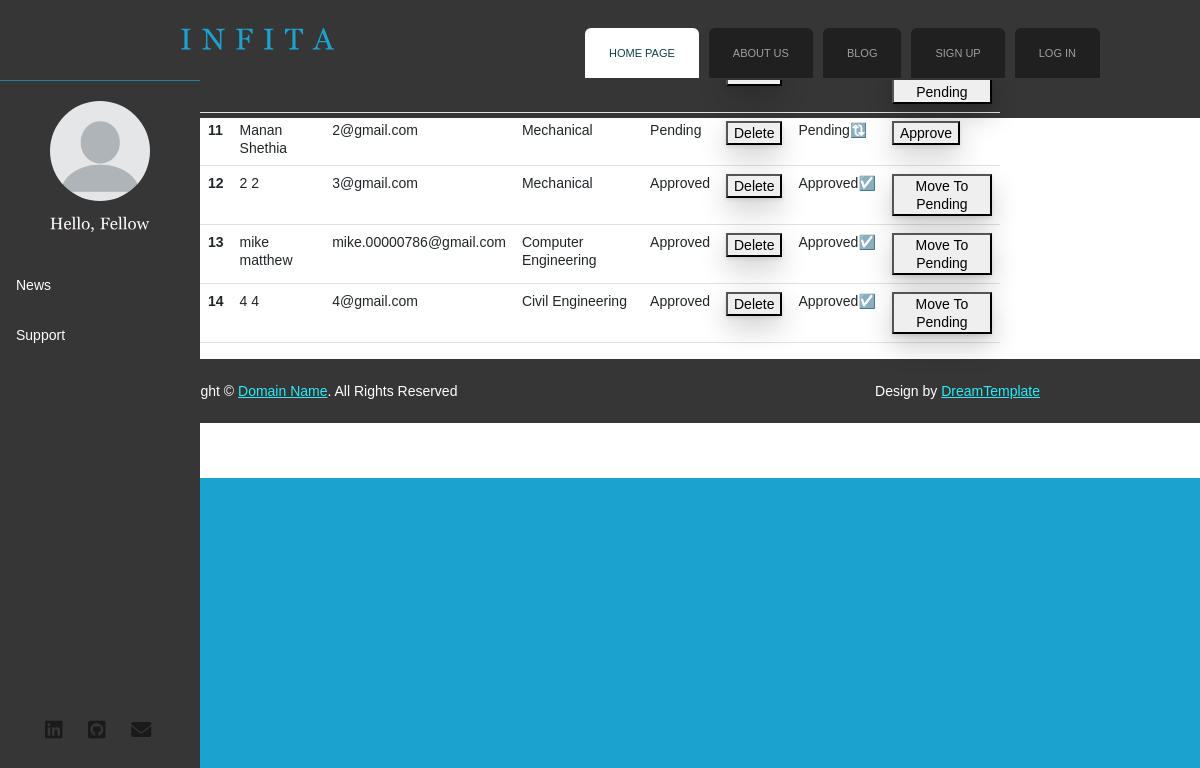
The page /studentList/ on the database as committed earlier.
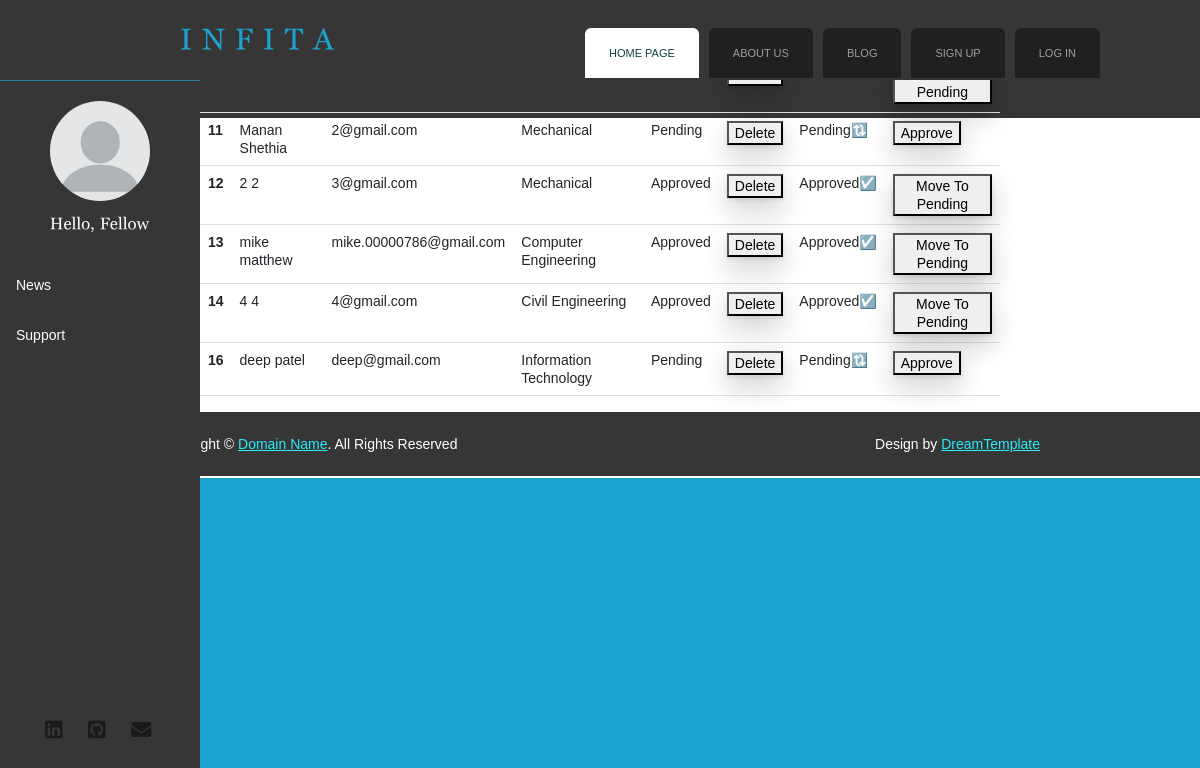
The same page on the database as committed later.
### onlineexamapp/models.py (models this page shows, shortened)
class User(models.Model): # STUDENT
    userType = models.CharField(max_length = 100, default = "Student")
    fname = models.CharField(max_length = 100)
    lname = models.CharField(max_length = 100)
    email = models.CharField(max_length = 100)
    mobile = models.CharField(max_length = 100)
    course = models.CharField(max_length = 100, default="")
    gender = models.CharField(max_length = 100)
    password = models.CharField(max_length = 100)
    address = models.TextField()
    profilePic = models.ImageField(upload_to = 'profilePic/', default="")
    userStatus = models.CharField(max_length = 100, default = "Pending")

### onlineexamapp/views.py (the view)
# urls.py: path('studentList/', views.studentList, name='studentList'),
def studentList(request):
    studentsList = User.objects.filter(userType = "Student")
    return render(request, 'studentList.html', {'studentsList': studentsList})

### onlineexamapp/templates/studentList.html (shortened to what this page needs)
{% extends 'header.html' %}
{% load static %}
{% block content %}
<!DOCTYPE html>
<html lang="en">
<head>
</head>
<body>
    <table class="table table-hover static-table" align="center" id="studentTable">
        <thead>
          <tr>
            <th scope="col">#</th>
            <th scope="col">Name</th>
            <th scope="col">Email</th>
            <th scope="col">Course</th>
            <th scope="col">Status</th>
            <th scope="col">Delete</th>
            <th scope="col">Status</th>
            <th scope="col">Approve</th>
          </tr>
        </thead>
        <tbody>
          {% for i in studentsList %}
          <tr>
            <th scope="row">{{i.id}}</th>
            <td>{{i.fname}} {{i.lname}}</td>
            <td>{{i.email}}</td>
            <td>{{i.course}}</td>
            <td>{{i.userStatus}}</td>
            {% if i.userStatus == "Approved" %}
            <td><button type="button">Delete</button></td>
            <td>Approved☑️</td>
            <td><button type="button" id="{{i.id}}">Move To Pending</button></td>
            {% else %}
            <td><button type="button">Delete</button></td>
            <td>Pending🔃</td>
            <td><button type="button" id="{{i.id}}">Approve</button></td>
            {% endif %}
          </tr>
          {% endfor %}
        </tbody>
      </table>
</body>
</html>
{% endblock %}

Rows that differ between the two databases and show on the page:
added User: id "16", fname "deep", lname "patel", email "deep@gmail.com", course "Information Technology", userStatus "Pending"
